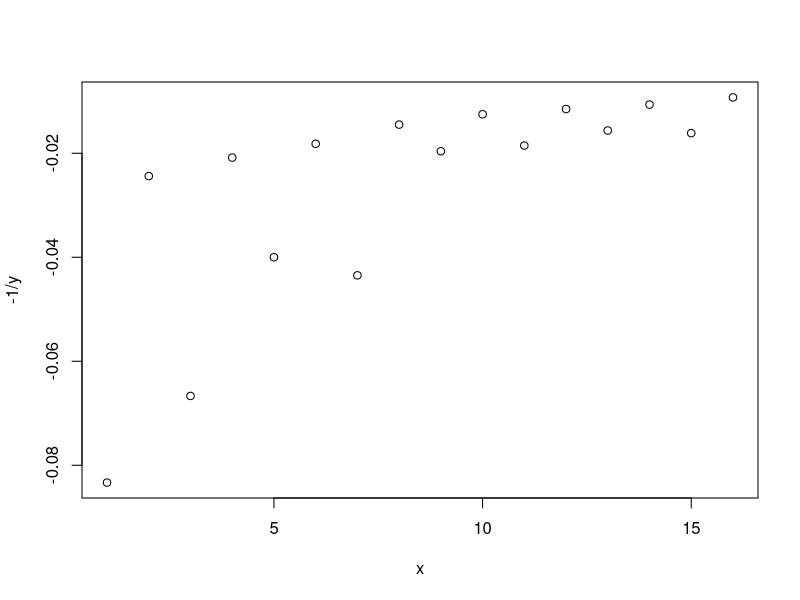
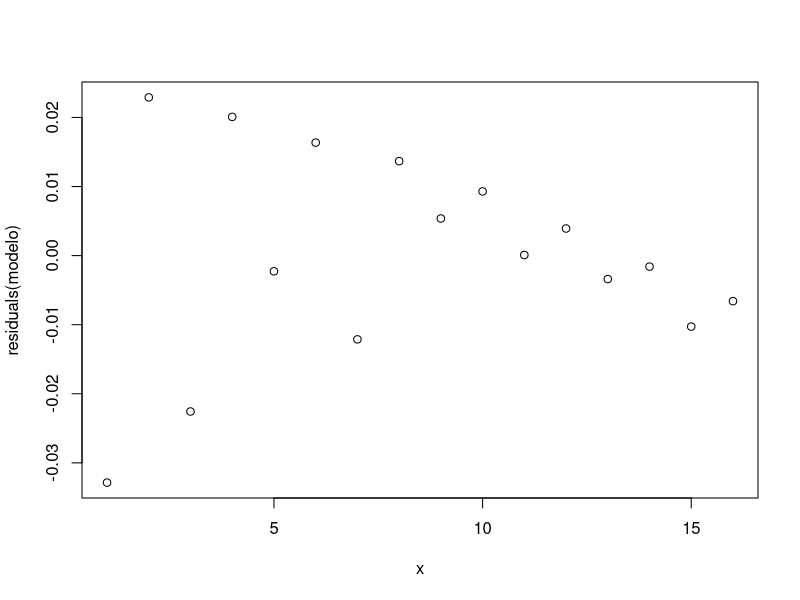

Write R code to recreate these figures, in order.
x <- c(1, 2, 3, 4, 5, 6, 7, 8, 9, 10, 11, 12, 13, 14, 15, 16)
y <- c(12, 41, 15, 48, 25, 55, 23, 69, 51, 80, 54, 87, 64, 94, 62, 108)
plot(x,-1/y)
modelo <- lm(-1/y~x)
residuals(modelo)
plot(x, residuals(modelo))

library(lmtest)
dwtest(modelo, alternative = "greater")